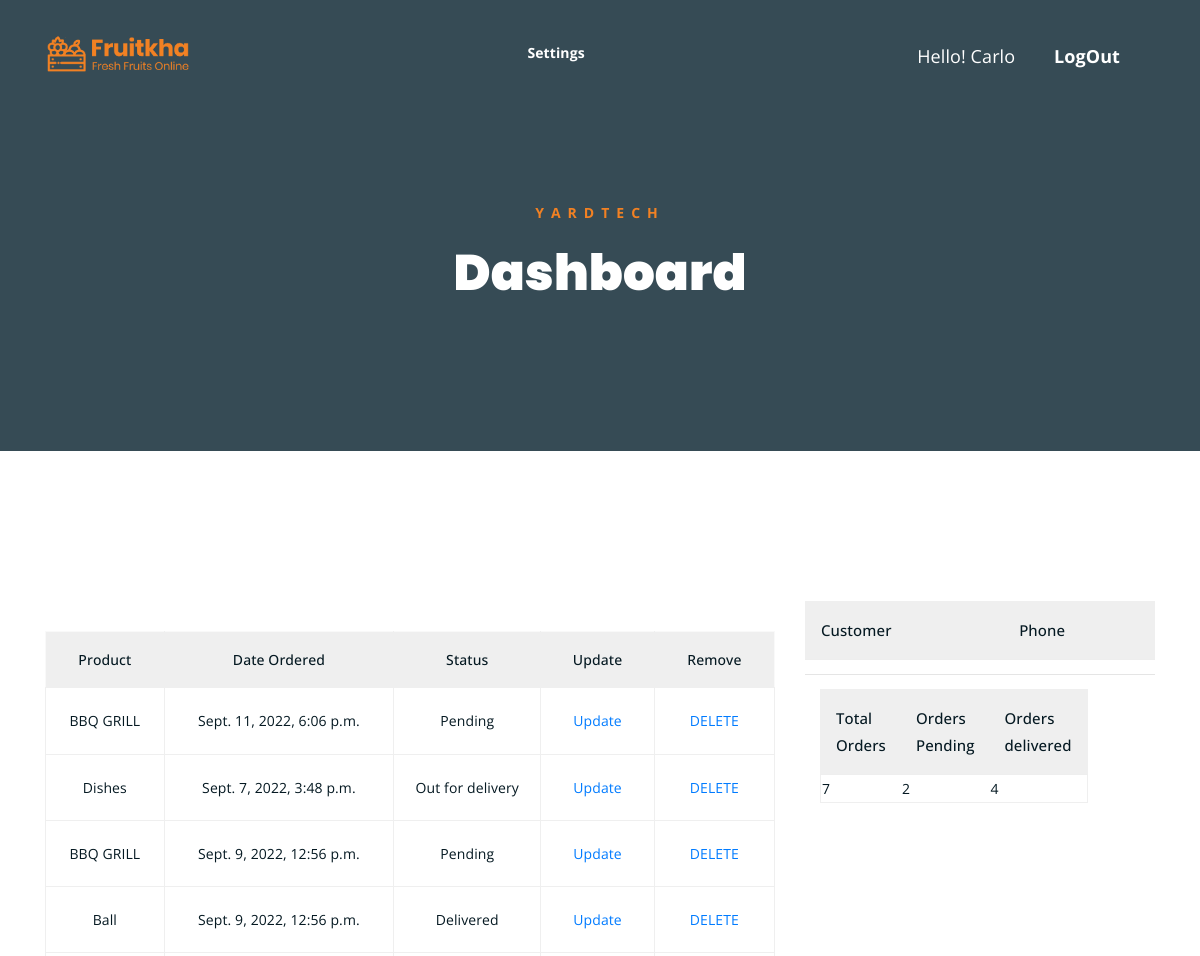
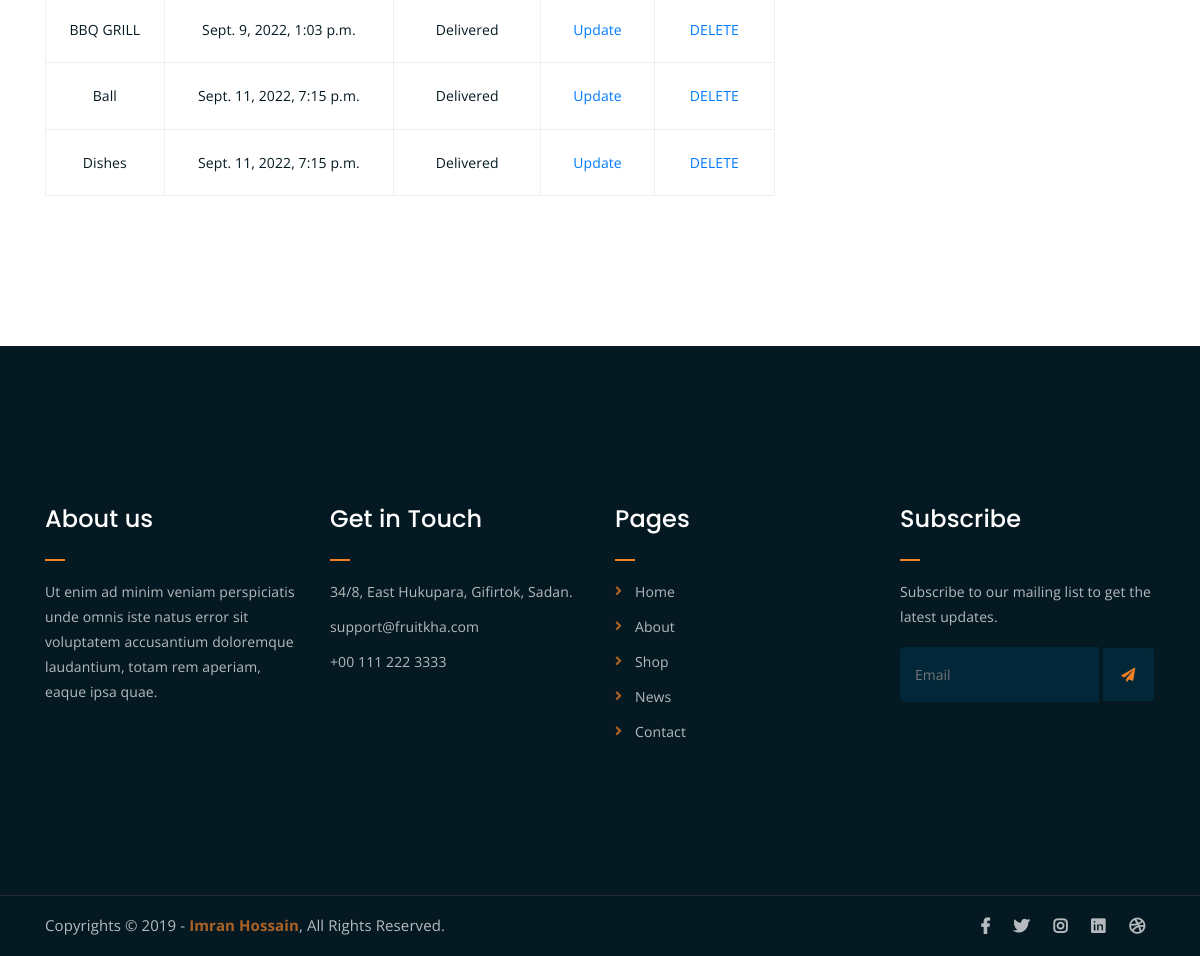
Screenshot of /user/ (signed in) with the database file from the repository (2 pictures, top to bottom).
### accounts/models.py (models this page shows)
class Order(models.Model):
    STATUS =(
        ('Pending','Pending'),
        ('Out for delivery','Out for delivery'),
        ('Delivered','Delivered'))
    customer = models.ForeignKey(Customer,null=True,on_delete=models.SET_NULL)
    product = models.ForeignKey(Product,null=True, on_delete=models.SET_NULL)
    date_created = models.DateTimeField(auto_now=True, null=True)
    status = models.CharField(max_length=200,null=True,choices=STATUS)
    note = models.CharField(max_length=200,null=True)

class Product(models.Model):
    CATEGORY =(
        ('Indoor','Indoor'),
        ('Out Door','Out Door'),
    )
    name = models.CharField(max_length=200,null=True)
    price = models.FloatField(null=True)
    category = models.CharField(max_length=200,null=True,choices=CATEGORY)
    description =models.CharField(max_length=200,null=True,blank=True)
    date_created =models.DateTimeField(auto_now=True,null=True)
    tag = models.ManyToManyField(Tag)
    def __str__(self):
        return self.name

### accounts/decorators.py (the view)
        def wrapper_func(request,*args,**kwargs):
            group = None
            if request.user.groups.exists():
                group=request.user.groups.all()[0].name
            if group in allowed_roles:
                return view_func(request,*args,**kwargs)
            else:
                return HttpResponse('You are not authorized to view this page')

### accounts/views.py (called while the page is built)
@login_required(login_url='login')
@allowed_users(allowed_roles=['customer'])
def userPage(request):
    orders = request.user.customer.order_set.all()
    total_orders = orders.count()
    delivered = orders.filter(status='Delivered').count()
    pending = orders.filter(status='Pending').count()
    context ={
        'orders':orders,
        'total_orders':total_orders,
        'delivered':delivered,
        'pending':pending
    }
    return render(request,'accounts/user.html',context)

### accounts/templates/accounts/user.html (shortened to what this page needs)
<!DOCTYPE html>
<html lang="en">
<head>
	{% load static %}
	<link rel="stylesheet" href="{% static 'accounts/css/all.min.css' %}">
	<link rel="stylesheet" href="{% static 'accounts/bootstrap/css/bootstrap.min.css' %}">
	<link rel="stylesheet" href="{% static 'accounts/css/owl.carousel.css' %}">
	<link rel="stylesheet" href="{% static 'accounts/css/magnific-popup.css' %}">
	<link rel="stylesheet" href="{% static 'accounts/css/animate.css' %}">
	<link rel="stylesheet" href="{% static 'accounts/css/meanmenu.min.css' %}">
	<link rel="stylesheet" href="{% static 'accounts/css/main.css'%}">
	<link rel="stylesheet" href="{% static 'accounts/css/responsive.css'%} ">
</head>
<body>
	<div class="top-header-area" id="sticker">
		<div class="container">
			<div class="row">
				<div class="col-lg-12 col-sm-12 text-center">
					<div class="main-menu-wrap">
						<div class="site-logo">
							<a href="index.html">
								<img src="assets/img/logo.png" alt="">
							</a>
						</div>
						<nav class="main-menu">
							<ul>
								{% if request.user.is_staff %}
								<li class="current-list-item"><a href="{% url 'accounts:home' %}">Dashboard</a>
								</li>
								<li><a href="{% url 'accounts:products' %}">Products</a></li>
								{% else %}
								  <li><a href="{% url 'accounts:account' %}">Settings</a></li>
                                {% endif %}
								<li>
									<div class="header-icons">
										<span class="hel-mesg" >Hello! {{request.user}}</span>
									<span class="hel-mesg"><a class="log-in" href="{% url 'accounts:login' %}">LogOut</a></span>
									</div>
								</li>
							</ul>
						</nav>
					</div>
				</div>
			</div>
		</div>
	</div>
	<div class="breadcrumb-section breadcrumb-bg">
		<div class="container">
			<div class="row">
				<div class="col-lg-8 offset-lg-2 text-center">
					<div class="breadcrumb-text">
						<p>Yardtech</p>
						<h1>Dashboard</h1>
					</div>
				</div>
			</div>
		</div>
	</div>
	<div class="cart-section mt-150 mb-150">
		<div class="container">
			<div class="row">
				<div class="col-lg-8 col-md-12">
					<div class="cart-table-wrap">
						<table class="cart-table">
							<thead class="cart-table-head">
								<tr class="table-head-row">
									<th class="product-name">Product</th>
									<th class="product-price">Date Ordered</th>
									<th class="product-quantity">Status</th>
									<th class="product-total">Update</th>
									<th class="product-remove">Remove</th>
								</tr>
							      {% for order in orders %}
							<tbody>
                                     <td>{{order.product}}</td>
							         <td>{{order.date_created}}</td>
						             <td>{{order.status}}</td>
						              <td><a href="{% url 'accounts:update_order' order.id %}">Update</a></td>
						              <td><a href="{% url 'accounts:delete_order' order.id %}">DELETE</a></td>
							</tbody>
							          {% endfor %}
							</thead>
						</table>
					</div>
				</div>
				<div class="col-lg-4">
					<div class="total-section">
						<table class="total-table">
							<thead class="total-table-head">
								<tr class="table-total-row">
									<th>Customer</th>
									<th>Phone</th>
								</tr>
							</thead>
						</table>
					</div>
					<hr>
					<div class="col-lg-4">
					<div class="total-section">
						<table class="total-table">
							<thead class="total-table-head">
								<tr class="table-total-row">
									<th>Total Orders</th>
									<th>Orders Pending</th>
									<th>Orders delivered</th>
								</tr>
							</thead>
							<tbody>
							       <td>{{total_orders}}</td>
								   <td>{{pending}}</td>
							       <td><p>{{delivered}}</p></td>
							</tbody>
						</table>
					</div>
					</div>
				</div>
			</div>
		</div>
	</div>
	<div class="footer-area">
		<div class="container">
			<div class="row">
				<div class="col-lg-3 col-md-6">
					<div class="footer-box about-widget">
						<h2 class="widget-title">About us</h2>
						<p>Ut enim ad minim veniam perspiciatis unde omnis iste natus error sit voluptatem accusantium doloremque laudantium, totam rem aperiam, eaque ipsa quae.</p>
					</div>
				</div>
				<div class="col-lg-3 col-md-6">
					<div class="footer-box get-in-touch">
						<h2 class="widget-title">Get in Touch</h2>
						<ul>
							<li>34/8, East Hukupara, Gifirtok, Sadan.</li>
							<li>support@fruitkha.com</li>
							<li>+00 111 222 3333</li>
						</ul>
					</div>
				</div>
				<div class="col-lg-3 col-md-6">
					<div class="footer-box pages">
						<h2 class="widget-title">Pages</h2>
						<ul>
							<li><a href="index.html">Home</a></li>
							<li><a href="about.html">About</a></li>
							<li><a href="services.html">Shop</a></li>
							<li><a href="news.html">News</a></li>
							<li><a href="contact.html">Contact</a></li>
						</ul>
					</div>
				</div>
				<div class="col-lg-3 col-md-6">
					<div class="footer-box subscribe">
						<h2 class="widget-title">Subscribe</h2>
						<p>Subscribe to our mailing list to get the latest updates.</p>
						<form action="index.html">
							<input type="email" placeholder="Email">
							<button type="submit"><i class="fas fa-paper-plane"></i></button>
						</form>
					</div>
				</div>
			</div>
		</div>
	</div>
	<div class="copyright">
		<div class="container">
			<div class="row">
				<div class="col-lg-6 col-md-12">
					<p>Copyrights &copy; 2019 - <a href="https://imransdesign.com/">Imran Hossain</a>,  All Rights Reserved.</p>
				</div>
				<div class="col-lg-6 text-right col-md-12">
					<div class="social-icons">
						<ul>
							<li><a href="#" target="_blank"><i class="fab fa-facebook-f"></i></a></li>
							<li><a href="#" target="_blank"><i class="fab fa-twitter"></i></a></li>
							<li><a href="#" target="_blank"><i class="fab fa-instagram"></i></a></li>
							<li><a href="#" target="_blank"><i class="fab fa-linkedin"></i></a></li>
							<li><a href="#" target="_blank"><i class="fab fa-dribbble"></i></a></li>
						</ul>
					</div>
				</div>
			</div>
		</div>
	</div>
</body>
</html>

### accounts/templates/accounts/user.html (style rules this page uses)
.hel-mesg { font-size: 18px; color: #fff; margin-right:20px }

### rows the page displays
Order: product "BBQ GRILL", date_created "Sept. 11, 2022, 6:06 p.m.", status "Pending"
Order: product "Dishes", date_created "Sept. 7, 2022, 3:48 p.m.", status "Out for delivery"
Order: product "BBQ GRILL", date_created "Sept. 9, 2022, 12:56 p.m.", status "Pending"
Order: product "Ball", date_created "Sept. 9, 2022, 12:56 p.m.", status "Delivered"
Order: product "BBQ GRILL", date_created "Sept. 9, 2022, 1:03 p.m.", status "Delivered"
Order: product "Ball", date_created "Sept. 11, 2022, 7:15 p.m.", status "Delivered"
Order: product "Dishes", date_created "Sept. 11, 2022, 7:15 p.m.", status "Delivered"

### other values shown
{{ request.user }} "Carlo"
{{ total_orders }} "7"
{{ pending }} "2"
{{ delivered }} "4"
